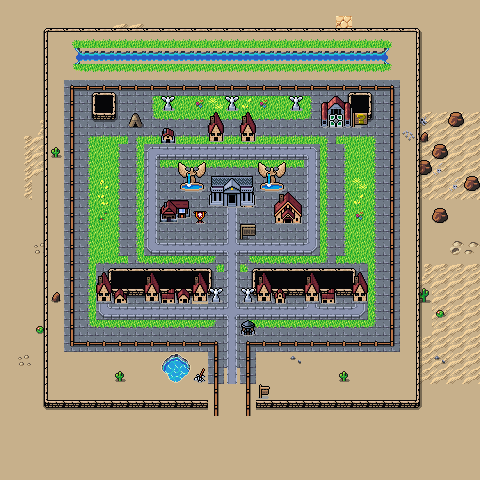

This is a level from a 2D game, rendered from its Tiled map with the project's own tilesets. A one-line summary and the map file follow, with tile-layer data summarised:
An orthogonal 30x30 tile map with 16x16 px tiles, 4 tile layers (Background, Ground, Walls, Overlay), 3 tilesets and 7 objects.

<map version="1.10" tiledversion="1.10.1" orientation="orthogonal" renderorder="right-down" width="30" height="30" tilewidth="16" tileheight="16" infinite="0" nextlayerid="6" nextobjectid="60">
 <editorsettings>
  <export target="wastetown..tmx" format="tmx" />
 </editorsettings>
 <tileset firstgid="1" source="../../../../common/maps/tileset/main.tsx" />
 <tileset firstgid="10113" source="../../../../common/maps/tileset/buildings.tsx" />
 <tileset firstgid="11905" source="../../../../common/maps/tileset/buildings-nocollide.tsx" />
 <layer id="1" name="Background" width="30" height="30">
  <data>[900 cells, 900 non-empty, 10 distinct tile ids]</data>
 </layer>
 <layer id="2" name="Ground" width="30" height="30">
  <data>[900 cells, 342 non-empty, 45 distinct tile ids]</data>
 </layer>
 <layer id="3" name="Walls" width="30" height="30">
  <properties>
   <property name="spriteLayer" type="bool" value="true" />
  </properties>
  <data>[900 cells, 121 non-empty, 30 distinct tile ids]</data>
 </layer>
 <layer id="5" name="Overlay" width="30" height="30">
  <data>[900 cells, 149 non-empty, 34 distinct tile ids]</data>
 </layer>
 <objectgroup id="4" name="Objects">
  <object id="38" template="../../../../common/maps/obj/entry_up.tx" x="219" y="383" width="28" height="16" />
  <object id="41" template="../../../../common/maps/obj/shop.tx" x="97" y="305">
   <properties>
    <property name="commonShopList" value="AvatarTownWhite" /><property name="noRestock" type="bool" value="false" /></properties>
  </object>
  <object id="47" template="../../../../common/maps/obj/inn.tx" x="224" y="211" />
  <object id="48" template="../../../../common/maps/obj/shop.tx" x="290" y="225">
   <properties>
    <property name="signXOffset" type="float" value="-32" />
    <property name="signYOffset" type="float" value="0" />
   <property name="commonShopList" value="Plains" /><property name="noRestock" type="bool" value="false" /></properties>
  </object>
  <object id="50" template="../../../../common/maps/obj/shop.tx" x="256" y="306">
   <properties>
    <property name="commonShopList" value="AvatarTownBooster" /><property name="noRestock" type="bool" value="false" /></properties>
  </object>
  <object id="58" template="../../../../common/maps/obj/quest.tx" x="319" y="130" width="34" height="16">
   <properties>
    <property name="questtype" value="plains_town_generic" />
   </properties>
  </object>
  <object id="59" template="../../../../common/maps/obj/shardtrader.tx" x="128" y="130" />
 </objectgroup>
</map>
